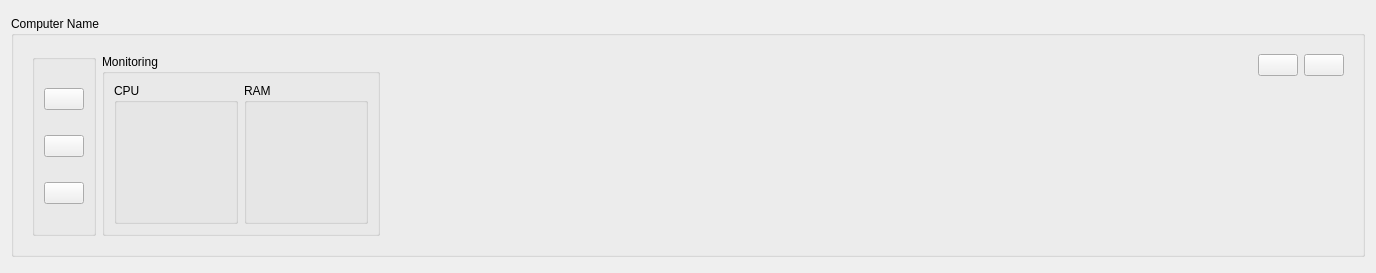
<?xml version="1.0" encoding="UTF-8"?>
<ui version="4.0">
 <class>ComputerWidget</class>
 <widget class="QWidget" name="ComputerWidget">
  <property name="geometry">
   <rect>
    <x>0</x>
    <y>0</y>
    <width>1376</width>
    <height>273</height>
   </rect>
  </property>
  <property name="sizePolicy">
   <sizepolicy hsizetype="Fixed" vsizetype="Fixed">
    <horstretch>0</horstretch>
    <verstretch>0</verstretch>
   </sizepolicy>
  </property>
  <property name="windowTitle">
   <string>Form</string>
  </property>
  <layout class="QHBoxLayout" name="horizontalLayout">
   <property name="sizeConstraint">
    <enum>QLayout::SizeConstraint::SetNoConstraint</enum>
   </property>
   <item>
    <widget class="QGroupBox" name="computerGroupBox">
     <property name="sizePolicy">
      <sizepolicy hsizetype="MinimumExpanding" vsizetype="Fixed">
       <horstretch>0</horstretch>
       <verstretch>0</verstretch>
      </sizepolicy>
     </property>
     <property name="title">
      <string>Computer Name</string>
     </property>
     <property name="alignment">
      <set>Qt::AlignmentFlag::AlignLeading|Qt::AlignmentFlag::AlignLeft|Qt::AlignmentFlag::AlignTop</set>
     </property>
     <layout class="QVBoxLayout" name="verticalLayout">
      <item>
       <widget class="QFrame" name="horizontalFrame">
        <property name="sizePolicy">
         <sizepolicy hsizetype="Preferred" vsizetype="Fixed">
          <horstretch>0</horstretch>
          <verstretch>0</verstretch>
         </sizepolicy>
        </property>
        <layout class="QHBoxLayout" name="horizontalLayout_6">
         <property name="sizeConstraint">
          <enum>QLayout::SizeConstraint::SetMinimumSize</enum>
         </property>
         <item>
          <widget class="QGroupBox" name="buttonGroupBox">
           <property name="sizePolicy">
            <sizepolicy hsizetype="Preferred" vsizetype="MinimumExpanding">
             <horstretch>0</horstretch>
             <verstretch>0</verstretch>
            </sizepolicy>
           </property>
           <property name="title">
            <string/>
           </property>
           <property name="flat">
            <bool>false</bool>
           </property>
           <layout class="QVBoxLayout" name="verticalLayout_2">
            <item>
             <widget class="QPushButton" name="startButton">
              <property name="text">
               <string/>
              </property>
              <property name="icon">
               <iconset theme="QIcon::ThemeIcon::MediaPlaybackStart"/>
              </property>
              <property name="checkable">
               <bool>false</bool>
              </property>
              <property name="checked">
               <bool>false</bool>
              </property>
             </widget>
            </item>
            <item>
             <widget class="QPushButton" name="rebootButton">
              <property name="text">
               <string/>
              </property>
              <property name="icon">
               <iconset theme="QIcon::ThemeIcon::SystemReboot"/>
              </property>
             </widget>
            </item>
            <item>
             <widget class="QPushButton" name="shutdownButton">
              <property name="text">
               <string/>
              </property>
              <property name="icon">
               <iconset theme="QIcon::ThemeIcon::MediaPlaybackStop"/>
              </property>
              <property name="checkable">
               <bool>false</bool>
              </property>
             </widget>
            </item>
           </layout>
          </widget>
         </item>
         <item>
          <widget class="QGroupBox" name="statsGroupBox">
           <property name="sizePolicy">
            <sizepolicy hsizetype="Preferred" vsizetype="Fixed">
             <horstretch>0</horstretch>
             <verstretch>0</verstretch>
            </sizepolicy>
           </property>
           <property name="title">
            <string>Monitoring</string>
           </property>
           <property name="alignment">
            <set>Qt::AlignmentFlag::AlignLeading|Qt::AlignmentFlag::AlignLeft|Qt::AlignmentFlag::AlignTop</set>
           </property>
           <layout class="QHBoxLayout" name="horizontalLayout_4">
            <item>
             <widget class="QGroupBox" name="cpuGroupBox">
              <property name="sizePolicy">
               <sizepolicy hsizetype="Fixed" vsizetype="Fixed">
                <horstretch>0</horstretch>
                <verstretch>0</verstretch>
               </sizepolicy>
              </property>
              <property name="title">
               <string>CPU</string>
              </property>
              <layout class="QHBoxLayout" name="horizontalLayout_3">
               <item>
                <widget class="DialWidget" name="cpuUsageWidget" native="true">
                 <property name="minimumSize">
                  <size>
                   <width>100</width>
                   <height>100</height>
                  </size>
                 </property>
                 <property name="maximumSize">
                  <size>
                   <width>100</width>
                   <height>100</height>
                  </size>
                 </property>
                </widget>
               </item>
              </layout>
             </widget>
            </item>
            <item>
             <widget class="QGroupBox" name="RamGroupBox">
              <property name="sizePolicy">
               <sizepolicy hsizetype="Fixed" vsizetype="Fixed">
                <horstretch>0</horstretch>
                <verstretch>0</verstretch>
               </sizepolicy>
              </property>
              <property name="title">
               <string>RAM</string>
              </property>
              <layout class="QHBoxLayout" name="horizontalLayout_5">
               <item>
                <widget class="DialWidget" name="cpuUsageWidget_2" native="true">
                 <property name="minimumSize">
                  <size>
                   <width>100</width>
                   <height>100</height>
                  </size>
                 </property>
                 <property name="maximumSize">
                  <size>
                   <width>100</width>
                   <height>100</height>
                  </size>
                 </property>
                </widget>
               </item>
              </layout>
             </widget>
            </item>
           </layout>
          </widget>
         </item>
         <item>
          <spacer name="horizontalSpacer">
           <property name="orientation">
            <enum>Qt::Orientation::Horizontal</enum>
           </property>
           <property name="sizeHint" stdset="0">
            <size>
             <width>40</width>
             <height>20</height>
            </size>
           </property>
          </spacer>
         </item>
         <item>
          <layout class="QVBoxLayout" name="verticalLayout_5">
           <item>
            <layout class="QHBoxLayout" name="horizontalLayout_7">
             <item>
              <widget class="QPushButton" name="editComputerButton">
               <property name="text">
                <string/>
               </property>
               <property name="icon">
                <iconset theme="QIcon::ThemeIcon::MailMessageNew"/>
               </property>
              </widget>
             </item>
             <item>
              <widget class="QPushButton" name="removeComputerButton">
               <property name="text">
                <string/>
               </property>
               <property name="icon">
                <iconset theme="QIcon::ThemeIcon::EditDelete"/>
               </property>
              </widget>
             </item>
            </layout>
           </item>
           <item>
            <spacer name="verticalSpacer_2">
             <property name="orientation">
              <enum>Qt::Orientation::Vertical</enum>
             </property>
             <property name="sizeHint" stdset="0">
              <size>
               <width>20</width>
               <height>40</height>
              </size>
             </property>
            </spacer>
           </item>
          </layout>
         </item>
        </layout>
       </widget>
      </item>
      <item>
       <layout class="QVBoxLayout" name="contentLayout">
        <property name="spacing">
         <number>2</number>
        </property>
       </layout>
      </item>
     </layout>
    </widget>
   </item>
  </layout>
 </widget>
 <customwidgets>
  <customwidget>
   <class>DialWidget</class>
   <extends>QWidget</extends>
   <header location="global">dialwidget.h</header>
   <container>1</container>
  </customwidget>
 </customwidgets>
 <resources/>
 <connections/>
</ui>
